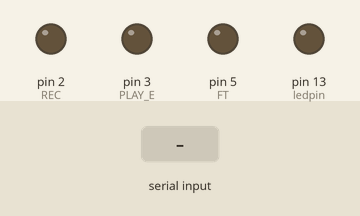
Bench run of a sketch on a simulated Arduino Uno, built with avr-gcc and run on an emulated ATmega328P. On the bench: output pins drawn as LEDs (lit = HIGH). The inputs (shaded band) are chosen by the test bench.

Above: at 1.2 s.
1.3 s: "s90\n" received over the second serial link
At 2.6 s:
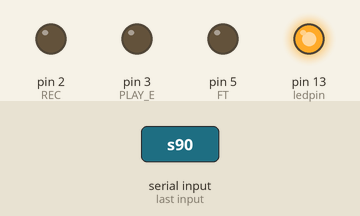
Timing chart, 0 to 7.8 s (numbered marks = the images above; inputs shaded):
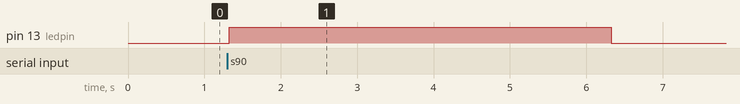

The sketch:

project_code.ino
```cpp
#include <SoftwareSerial.h>// import the serial library
SoftwareSerial atharva(10, 11); // RX, TX
int ledpin=13; // led on D13 will show blink on / off
int BluetoothData; // the data given from Computer
int recordTime=3000;

#define REC 2               // pin 2 is used for recording
#define PLAY_E 3            // pin 3 is used for playback-edge trigger
#define FT 5                // pin 5 is used for feed through and will NOT record


void setup() {
  // put your setup code here, to run once:
  pinMode(REC,OUTPUT);// set the REC pin as output
  pinMode(PLAY_E,OUTPUT);// set the PLAY_e pin as output
  pinMode(FT,OUTPUT);// set the FT pin as output
  Serial.begin(9600);// set up Serial monitor
  atharva.begin(9600);
  atharva.println("Device Connected, send r for record,p for play");
  atharva.println("s for setting record time");
  pinMode(ledpin,OUTPUT);
}

void loop() {
  // put your main code here, to run repeatedly:
  if (atharva.available())
  {
    BluetoothData=atharva.read();
    if(BluetoothData=='s')
    {

      atharva.println("Enter time for recording");
      digitalWrite(ledpin,1);
      delay(5000);
      digitalWrite(ledpin,0);
      BluetoothData=atharva.read();
      int time=BluetoothData-48;
      recordTime=time*1000;
      atharva.println("Time was set to ");
      atharva.println(recordTime);
    }
    if(BluetoothData=='p' || BluetoothData=='P')
    {
      digitalWrite(PLAY_E, HIGH);

      atharva.println("Playback Started");
      delay(recordTime);
      digitalWrite(PLAY_E, LOW);
      atharva.println("Playback Ended");
    }
    if(BluetoothData =='r' || BluetoothData =='R')
    {
      digitalWrite(REC, HIGH);
      atharva.println("Recording started");
      delay(recordTime);
      digitalWrite(REC, LOW);
      atharva.println("Recording Stopped ");
     }
  }
}
```

Measured:
- after the input at 1.3 s, pin 13 (ledpin): LOW → HIGH at once, → LOW 5.0 s later
